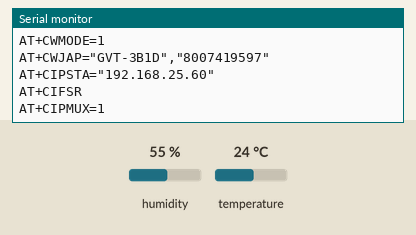
Bench run of a sketch on a simulated Arduino Uno, built with avr-gcc and run on an emulated ATmega328P. Parts: the last lines printed to the serial monitor. The inputs (shaded band) are chosen by the test bench; at power-on: humidity 55 %, temperature 24 °C.

Above: at 20.2 s.
20.3 s: humidity set to 22 %
At 21.7 s:
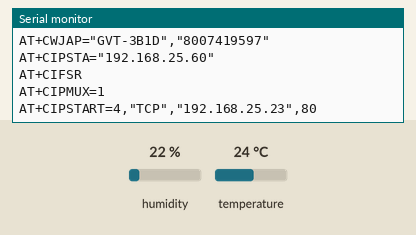
28.9 s: temperature set to 12 °C
At 35.3 s:
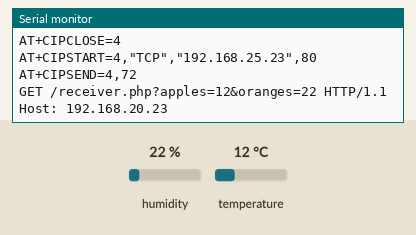

Measured:
- after the input at 28.9 s, the serial monitor: prints a new line after 4.9 s (image 2)

The sketch:

VALIDATION_CODE_DEBUG_V2.0.ino
```cpp
//ESTE CODIGO POSSUI SENSORES DE TEMPERATURA E UMIDADE!
#include <DHT.h>
#include <SoftwareSerial.h>
#define DEBUG true        // Se "true" o codigo printy6a a resposta do modulo a cada operacao
#define DST_IP "192.168.25.23"
#define DHTPIN A2 // pino que estamos conectado
#define DHTTYPE DHT11 // DHT 11

DHT dht(DHTPIN, DHTTYPE);

//########## MUDE AQUI PARA OS PARAMETROS DA SUA REDE WIFI #################
String meu_IP = "192.168.25.60"; // Escolha um IP compativel com sua rede local
String minha_SSID = "GVT-3B1D"; // SSID da sua rede wifi
String minha_senha = "8007419597"; // senha da sua rede wifi
//##########################################################################

SoftwareSerial Debug(10, 11); // Cria serial em 10 e 11 para debug. Permite leitura das respostas do modulo

void setup()
{
  Debug.begin(115200);
  Serial.begin(115200); // your esp's baud rate might be different

  Serial.println("DHTxx test!");
  dht.begin();

  sendData("AT+RST\r\n", 3000, DEBUG); // reseta o modulo
  sendData("AT+CWMODE=1\r\n", 1000, DEBUG); // configura o modulo como station
  sendData("AT+CWJAP=\"" + minha_SSID + "\",\"" + minha_senha + "\"\r\n", 10000, DEBUG); // loga na rede wifi
  sendData("AT+CIPSTA=\"" + meu_IP + "\"\r\n", 1000, DEBUG); // Define um endereco de IP para o modulo
  sendData("AT+CIFSR\r\n", 3000, DEBUG); // Informa endereco de IP
  sendData("AT+CIPMUX=1\r\n", 1000, DEBUG); // Configura para aceitar mais de uma conexão por vez.
  //sendData("AT+CIPSERVER=1,8095\r\n", 1000, DEBUG); // Habilita servidor na porta 80. O modulo passa a responder nessa porta

}


void loop()
{
  Serial.available(); // Se o ESP8266 estiver mandando caracteres para a AutomationBoard
  Serial.find("+IPD,"); // Se encontrou "+IPD," o proximo caracter sera o ID da conexao
  delay(400);
  // O atraso do sensor pode chegar a 2 segundos.
  int h = dht.readHumidity();
  int t = dht.readTemperature();

  //int connectionId = Serial.read() - 48; // subtrai 48 porque a funcao read() retorna um caracter ASCII, subtraindo 48 teremos um int correspondente (primeiro decimal comeca em 48)
      String webpage = "GET /receiver.php?apples=" + String(t) + "&oranges=" + String(h);
             webpage +=" HTTP/1.1";
             webpage += "\r\n";
             webpage += "Host: 192.168.20.23";
             webpage += "\r\n\r\n";

      String cmd = "AT+CIPSTART=4"",\"TCP\",\"";
             cmd += DST_IP;
             cmd += "\",80";
             cmd += "\r\n";
      //String cmd = "AT+CIPSTART=\"TCP\",\"";// Setup TCP connection
      //       cmd += DST_IP;
      //       cmd += "\",80";
      sendData(cmd, 1000, DEBUG);
             delay(2000);

      String cipSend = "AT+CIPSEND=";  // Variavel com o comando para enviar dados para o dispositivo que se comunica com o modulo
      //cipSend += connectionId;
      cipSend += "4";
      cipSend += ",";                  // separacao
      cipSend += webpage.length();     // tamanho do pacote de dados a ser enviado
      cipSend += "\r\n";               // fim do comando

      sendData(cipSend, 1000, DEBUG);  // envia comando para o modulo
      sendData(webpage, 3000, DEBUG);  // envia a pagina para responder ao acesso de algum dispositivo (ex: usuario)

      String closeCommand = "AT+CIPCLOSE=";   // Variavel com o comando para fechar a conexao
      //closeCommand += connectionId;           // ID da conexao
      closeCommand += "4";
      closeCommand += "\r\n";                 // fim do comando
      sendData(closeCommand, 1000, DEBUG);    // Envia comando para fechar a conexao
}


String sendData(String command, const int timeout, boolean debug)
{
  String response = "";  // variavel que armazena a resposta do modulo

  Serial.print(command); // envia o comando para o modulo

  long int tempo = millis();

  while ( (tempo + timeout) > millis())
  {
    while (Serial.available() > 0)
    {
      char c = Serial.read(); // le e armazena os caracteres da resposta do modulo
      response += c;
    }
  }

  if (debug)    // Se debug estiver habilitado, imprime mensagens de resposta do modulo
  {
    Debug.print(response);
  }

  return response;
}
```
